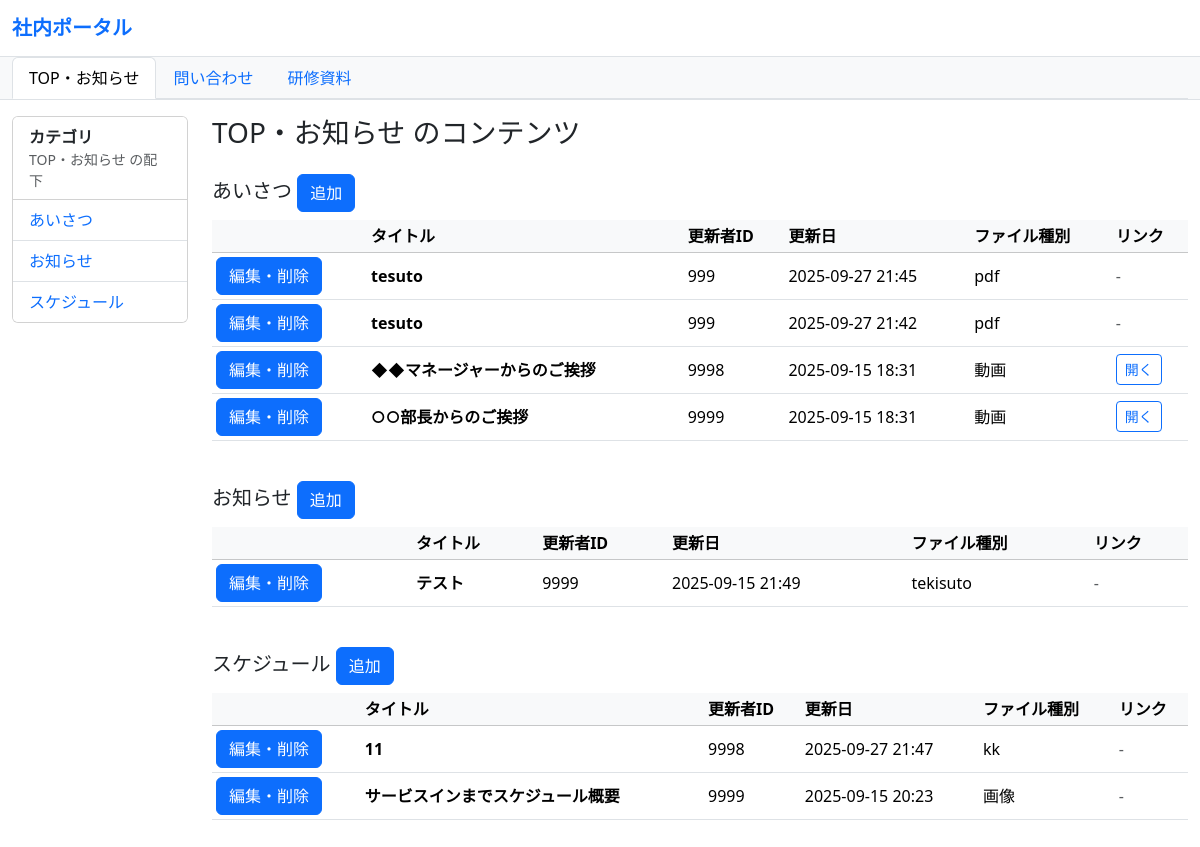
Before: / with the older database file.
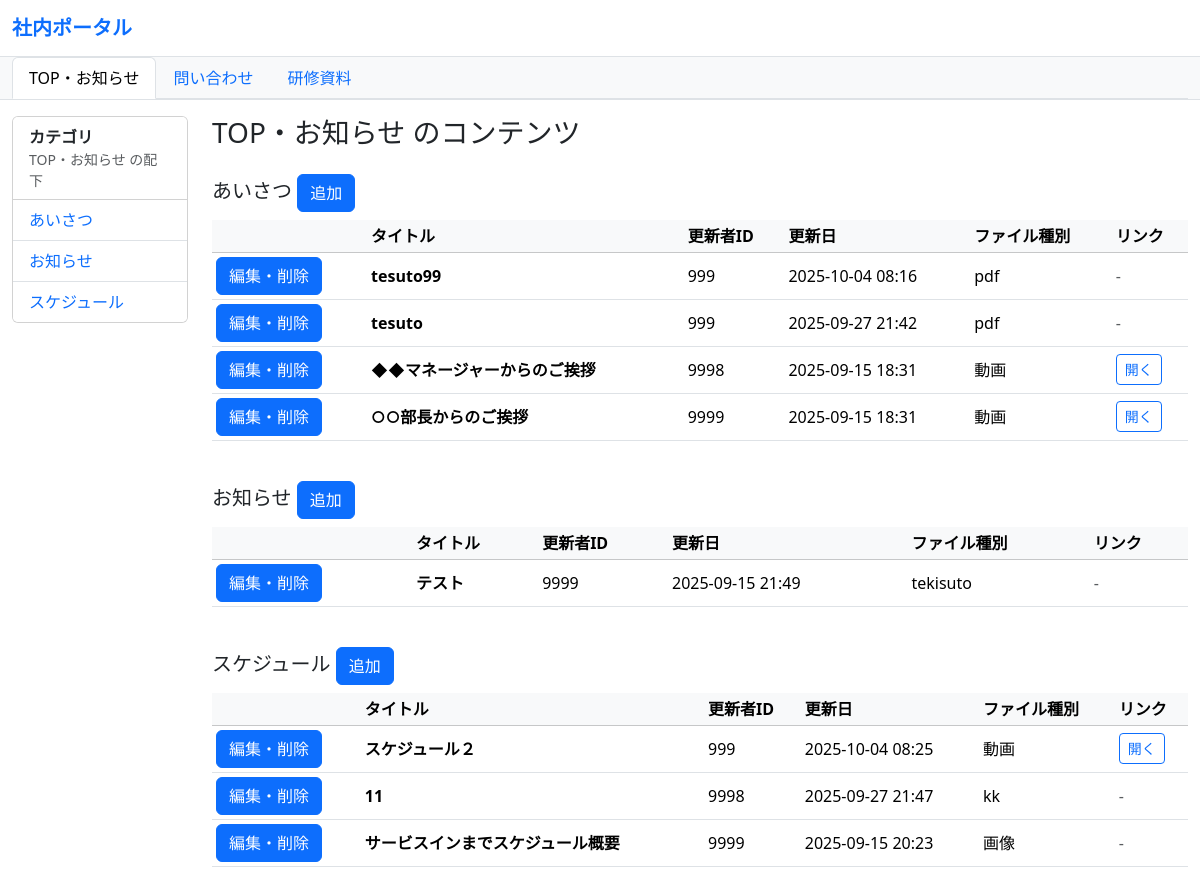
After: the same page with the newer database file.
### share/models.py (models this page shows, shortened)
class Category(models.Model):
    id = models.AutoField(primary_key=True)
    name = models.CharField(
        verbose_name="カテゴリ名",
        max_length=100
    )
    parent_id = models.PositiveIntegerField(
        db_column="親カテゴリ",
        null=True, blank=True,
    )
    class Meta:
        db_table = "カテゴリ"
        verbose_name = "カテゴリ"
        verbose_name_plural = "カテゴリ"

class Content(models.Model):
    id = models.AutoField(primary_key=True)
    administrator = models.ForeignKey(
        Administrator,
        on_delete=models.CASCADE,
        db_column="管理者ID"
    )
    category = models.ForeignKey(
        Category,
        on_delete=models.CASCADE,
        db_column="カテゴリID"
    )
    title = models.CharField(
        verbose_name="表示名称（タイトル）",
        max_length=200
    )
    description = models.TextField(
        verbose_name="概要説明",
        blank=True, null=True
    )
    updater_user_id = models.PositiveIntegerField(
        verbose_name="更新者ID",
    )
    updated_at = models.DateTimeField(
        verbose_name="更新日",
        auto_now=True
    )
    file_url = models.URLField(
        verbose_name="添付ファイル格納先URL",
        max_length=500,
        blank=True, null=True
    )
    file_type = models.CharField(
        verbose_name="ファイル種別",
        max_length=50
    )
    class Meta:
        db_table = "コンテンツ"
        verbose_name = "コンテンツ"
        verbose_name_plural = "コンテンツ"

### share/views.py (the view)
# urls.py: path("", views.parent_contents, {"parent_id": 8}, name="parent_contents_default"),
def parent_contents(request, parent_id: int):
    parent = get_object_or_404(Category, id=parent_id)
    children_qs = Category.objects.filter(parent_id=parent.id).order_by("name")
    contents_qs = (
        Content.objects
        .select_related("category")       # category.name をテンプレで使う前提
        .filter(category__parent_id=parent.id)
        .order_by("category__name", "-updated_at")
    )
    template_name = "parent_generic.html"
    return render(request, template_name, {
        "parent": parent,
        "children": children_qs,     # 左メニュー
        "contents": contents_qs,     # 右側テーブル
        "contents_by_child": _group_by_child(contents_qs),
    })

### share/context_processors.py (called while the page is built)
def parent_categories(request):
    return {
        "parent_categories": Category.objects.filter(parent_id__isnull=True).order_by("name")
    }

### share/views.py (called while the page is built)
def _group_by_child(contents_qs):
    from collections import OrderedDict
    grouped = OrderedDict()
    for c in contents_qs:
        grouped.setdefault(c.category, []).append(c)
    return grouped

### share/templates/parent_generic.html (shortened to what this page needs)
{% extends "base.html" %}
{% block left_menu %}
  {% include "includes/_left_menu_children.html" with parent=parent children=children only %}
{% endblock %}
{% block content %}
  <h1 class="h3 mb-3">{{ parent.name }} のコンテンツ</h1>
  {% for child, rows in contents_by_child.items %}
    <h2 id="child-{{ child.id }}" class="h5 mt-4 mb-2">
      {{ child.name }}
      <a class="btn btn-primary" href="{% url 'content_add' category_id=child.id %}">追加</a>
    </h2>
    <div class="table-responsive">
      <table class="table table-sm table-hover align-middle">
        <thead class="table-light">
          <tr>
            <th></th>
            <th>タイトル</th>
            <th>更新者ID</th>
            <th>更新日</th>
            <th>ファイル種別</th>
            <th>リンク</th>
          </tr>
        </thead>
        <tbody>
          {% for c in rows %}
            <tr>
              <td>
                <a class="btn btn-primary" href="{% url 'edit' content_id=c.id %}">編集・削除</a>
              </td>
              <td class="fw-semibold">{{ c.title }}</td>
              <td>{{ c.updater_user_id }}</td>
              <td>{{ c.updated_at|date:"Y-m-d H:i" }}</td>
              <td>{{ c.file_type }}</td>
              <td>
                {% if c.file_url %}
                  <a class="btn btn-sm btn-outline-primary" href="{{ c.file_url }}" target="_blank" rel="noopener">開く</a>
                {% else %}
                  <span class="text-muted">-</span>
                {% endif %}
              </td>
            </tr>
          {% empty %}
            <tr><td colspan="5" class="text-muted">コンテンツはありません</td></tr>
          {% endfor %}
        </tbody>
      </table>
    </div>
  {% empty %}
    <div class="alert alert-secondary">配下コンテンツはありません。</div>
  {% endfor %}
{% endblock %}

### share/templates/base.html (shortened to what this page needs)
<!DOCTYPE html>
<html lang="ja">
<head>
  <link href="https://cdn.jsdelivr.net/npm/bootstrap@5.3.3/dist/css/bootstrap.min.css" rel="stylesheet">
</head>
<body>
  <nav class="navbar navbar-expand-lg navbar-light bg-white border-bottom sticky-top">
    <div class="container-fluid">
      <a class="navbar-brand fw-bold text-primary" href="{% url 'parent_contents_default' %}">社内ポータル</a>
    </div>
  </nav>
  <div class="bg-light border-bottom">
    <div class="container-fluid">
      <ul class="nav nav-tabs">
        {% for cat in parent_categories %}
          <li class="nav-item">
            <a class="nav-link {% if parent and parent.id == cat.id %}active{% endif %}"
               href="{% url 'parent_contents' parent_id=cat.id %}">
              {{ cat.name }}
            </a>
          </li>
        {% empty %}
          <li class="nav-item text-muted small p-2">親カテゴリが未登録です</li>
        {% endfor %}
      </ul>
    </div>
  </div>
  <main class="container-fluid my-3">
    <div class="row">
      <aside class="col-12 col-md-3 col-lg-2 mb-3">
        {% block left_menu %}{% endblock %}
      </aside>
      <section class="col-12 col-md-9 col-lg-10">
        {% block content %}{% endblock %}
      </section>
    </div>
  </main>
</body>
</html>

### share/templates/includes/_left_menu_children.html
<div class="card">
  <div class="card-header bg-white">
    <div class="fw-bold">カテゴリ</div>
    <div class="small text-muted">{{ parent.name }} の配下</div>
  </div>
  <ul class="list-group list-group-flush">
    {% for child in children %}
      <li class="list-group-item d-flex justify-content-between align-items-center">
        <a class="text-decoration-none" href="#child-{{ child.id }}">{{ child.name }}</a>
      </li>
    {% empty %}
      <li class="list-group-item text-muted">子カテゴリはありません</li>
    {% endfor %}
  </ul>
</div>

Changed rows visible on the page:
changed Content: title "tesuto" → "tesuto99"; updated_at "2025-09-27 21:45" → "2025-10-04 08:16"
added Content: title "スケジュール２", updater_user_id "999", updated_at "2025-10-04 08:25", file_type "動画", shown under Category "スケジュール"
